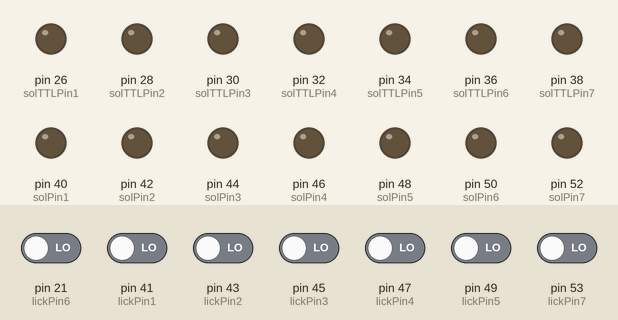
Bench run of a sketch on a simulated Arduino Mega 2560, built with avr-gcc and run on an emulated ATmega2560. Shown: output pins drawn as LEDs (lit = HIGH). The inputs (shaded band) are chosen by the test bench; at power-on: pin 21 (lickPin6), pin 41 (lickPin1), pin 43 (lickPin2), pin 45 (lickPin3), pin 47 (lickPin4), pin 49 (lickPin5), pin 53 (lickPin7) LOW.

Above: at 1.2 s.
1.3 s: pin 21 (lickPin6) driven HIGH
At 2.5 s:
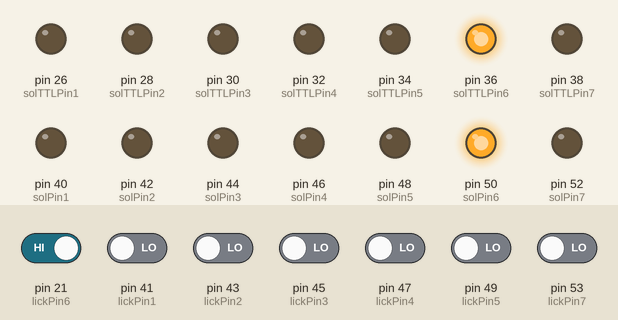
2.8 s: pin 41 (lickPin1) driven HIGH
At 3.8 s:
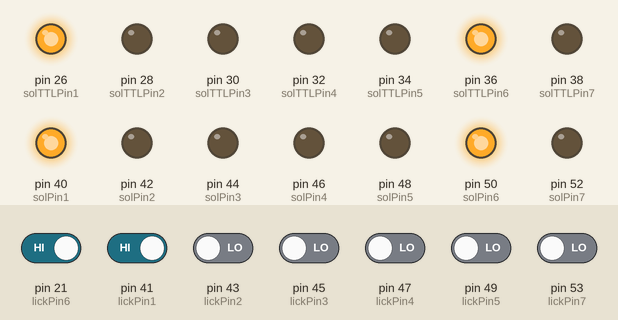
4.3 s: pin 43 (lickPin2) driven HIGH
At 4.9 s:
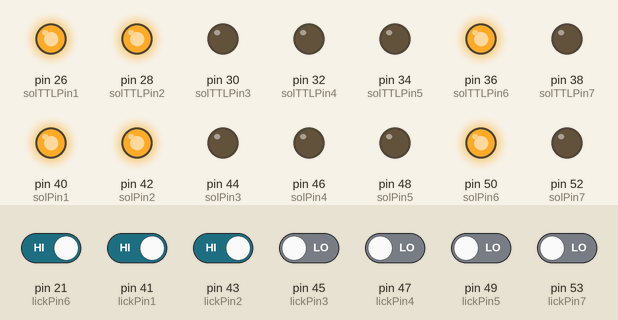
5.8 s: pin 45 (lickPin3) driven HIGH
At 7.0 s:
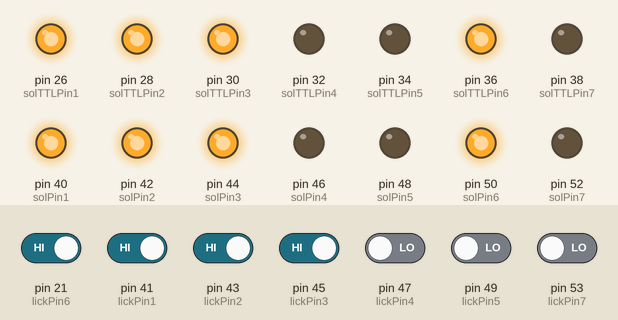
7.3 s: pin 47 (lickPin4) driven HIGH
At 8.4 s:
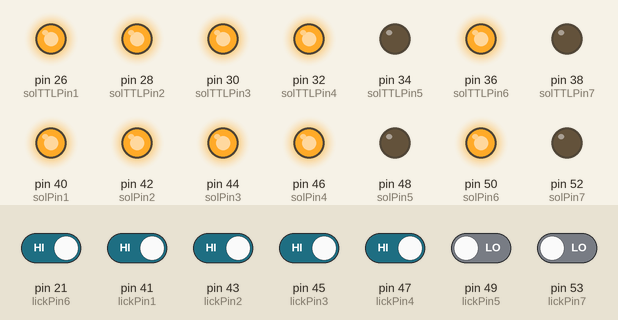
8.8 s: pin 49 (lickPin5) driven HIGH
At 9.5 s:
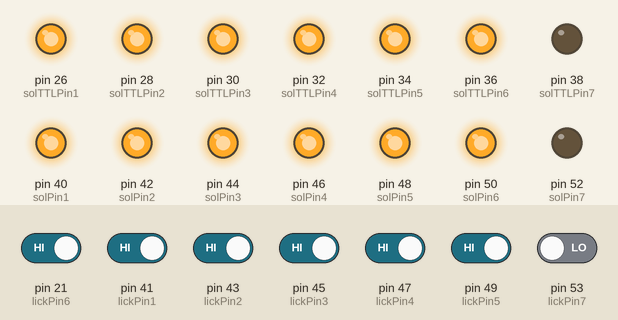
Timing chart, 0 to 11.3 s (numbered marks = the images above; inputs shaded):
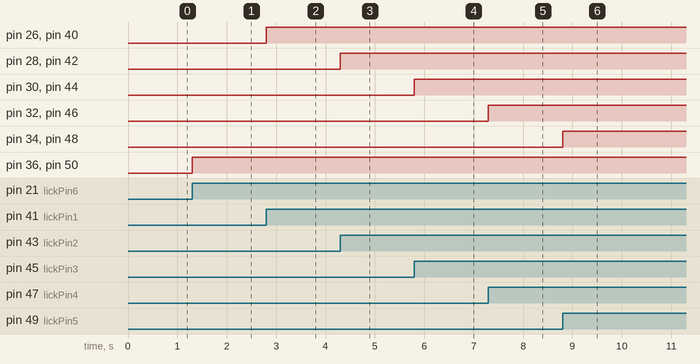

The sketch:

purgeWaterTouch.ino
```cpp
//Solenoid Pins
const int solPin1 = 40; // Ouputpin for close circuit on transistor - #1
const int solPin2 = 42; // Ouputpin for close circuit on transistor - #2
const int solPin3 = 44; // Ouputpin for close circuit on transistor - #3
const int solPin4 = 46; // Ouputpin for close circuit on transistor - #4
const int solPin5 = 48; // Ouputpin for close circuit on transistor - #5
const int solPin6 = 50; // Ouputpin for close circuit on transistor - #6
const int solPin7 = 52; // Ouputpin for close circuit on transistor - #7

//Capacitance pins
const int lickPin1 = 41;  // Input pin for IR #1
const int lickPin2 = 43;  // Input pin for IR #2
const int lickPin3 = 45;  // Input pin for IR #3
const int lickPin4 = 47;  // Input pin for IR #4
const int lickPin5 = 49;  // Input pin for IR #5
const int lickPin6 = 21;  // Input pin for IR #6
const int lickPin7 = 53;  // Input pin for IR #7

//Solenoid Pins
const int solTTLPin1 = 26; // Ouputpin for close circuit on transistor - #1
const int solTTLPin2 = 28; // Ouputpin for close circuit on transistor - #2
const int solTTLPin3 = 30; // Ouputpin for close circuit on transistor - #3
const int solTTLPin4 = 32; // Ouputpin for close circuit on transistor - #4
const int solTTLPin5 = 34; // Ouputpin for close circuit on transistor - #5
const int solTTLPin6 = 36; // Ouputpin for close circuit on transistor - #6
const int solTTLPin7 = 38; // Ouputpin for close circuit on transistor - #7

int lickmeterState1 = 0;
int lickmeterState2 = 0;
int lickmeterState3 = 0;
int lickmeterState4 = 0;
int lickmeterState5 = 0;
int lickmeterState6 = 0;
int lickmeterState7 = 0;

void setup() {
  // put your setup code here, to run once:
  Serial.begin(57600);

  pinMode(lickPin1, INPUT); // set pin as INPUT
  pinMode(lickPin2, INPUT); // set pin as INPUT
  pinMode(lickPin3, INPUT); // set pin as INPUT
  pinMode(lickPin4, INPUT); // set pin as INPUT
  pinMode(lickPin5, INPUT); // set pin as INPUT
  pinMode(lickPin6, INPUT); // set pin as INPUT
  pinMode(lickPin7, INPUT); // set pin as INPUT

  pinMode(solPin1, OUTPUT); // set pin as OUTPUT
  pinMode(solPin2, OUTPUT); // set pin as OUTPUT
  pinMode(solPin3, OUTPUT); // set pin as OUTPUT
  pinMode(solPin4, OUTPUT); // set pin as OUTPUT
  pinMode(solPin5, OUTPUT); // set pin as OUTPUT
  pinMode(solPin6, OUTPUT); // set pin as OUTPUT
  pinMode(solPin7, OUTPUT); // set pin as OUTPUT

  pinMode(solTTLPin1, OUTPUT); // set pin as OUTPUT
  pinMode(solTTLPin2, OUTPUT); // set pin as OUTPUT
  pinMode(solTTLPin3, OUTPUT); // set pin as OUTPUT
  pinMode(solTTLPin4, OUTPUT); // set pin as OUTPUT
  pinMode(solTTLPin5, OUTPUT); // set pin as OUTPUT
  pinMode(solTTLPin6, OUTPUT); // set pin as OUTPUT
  pinMode(solTTLPin7, OUTPUT); // set pin as OUTPUT

  digitalWrite(solPin1, LOW); // OFF
  digitalWrite(solTTLPin1, LOW); // OFF
  digitalWrite(solPin2, LOW); // OFF
  digitalWrite(solTTLPin2, LOW); // OFF
  digitalWrite(solPin3, LOW); // OFF
  digitalWrite(solTTLPin3, LOW); // OFF
  digitalWrite(solPin4, LOW); // OFF
  digitalWrite(solTTLPin4, LOW); // OFF
  digitalWrite(solPin5, LOW); // OFF
  digitalWrite(solTTLPin5, LOW); // OFF
  digitalWrite(solPin6, LOW); // OFF
  digitalWrite(solTTLPin6, LOW); // OFF
  digitalWrite(solPin7, LOW); // OFF
  digitalWrite(solTTLPin7, LOW); // OFF
}

void loop() {

  lickmeterState1 = digitalRead(lickPin1);
  lickmeterState2 = digitalRead(lickPin2);
  lickmeterState3 = digitalRead(lickPin3);
  lickmeterState4 = digitalRead(lickPin4);
  lickmeterState5 = digitalRead(lickPin5);
  lickmeterState6 = digitalRead(lickPin6);
  lickmeterState7 = digitalRead(lickPin7);

   if (lickmeterState1==HIGH){
      digitalWrite(solPin1, HIGH); // ON
      digitalWrite(solTTLPin1, HIGH); // ON
   }else{
      digitalWrite(solPin1, LOW); // ON
      digitalWrite(solTTLPin1, LOW); // ON
   }

   if (lickmeterState2==HIGH){
      digitalWrite(solPin2, HIGH); // ON
      digitalWrite(solTTLPin2, HIGH); // ON
   }else{
      digitalWrite(solPin2, LOW); // ON
      digitalWrite(solTTLPin2, LOW); // ON
   }

   if (lickmeterState3==HIGH){
      digitalWrite(solPin3, HIGH); // ON
      digitalWrite(solTTLPin3, HIGH); // ON
   }else{
      digitalWrite(solPin3, LOW); // ON
      digitalWrite(solTTLPin3, LOW); // ON
   }

   if (lickmeterState4==HIGH){
      digitalWrite(solPin4, HIGH); // ON
      digitalWrite(solTTLPin4, HIGH); // ON
   }else{
      digitalWrite(solPin4, LOW); // ON
      digitalWrite(solTTLPin4, LOW); // ON
   }

   if (lickmeterState5==HIGH){
      digitalWrite(solPin5, HIGH); // ON
      digitalWrite(solTTLPin5, HIGH); // ON
   }else{
      digitalWrite(solPin5, LOW); // ON
      digitalWrite(solTTLPin5, LOW); // ON
   }

   if (lickmeterState6==HIGH){
      digitalWrite(solPin6, HIGH); // ON
      digitalWrite(solTTLPin6, HIGH); // ON
   }else{
      digitalWrite(solPin6, LOW); // ON
      digitalWrite(solTTLPin6, LOW); // ON
   }

   if (lickmeterState7==HIGH){
      digitalWrite(solPin7, HIGH); // ON
      digitalWrite(solTTLPin7, HIGH); // ON
   }else{
      digitalWrite(solPin7, LOW); // ON
      digitalWrite(solTTLPin7, LOW); // ON
   }
}
```

Measured:
- after the input at 1.3 s, pin 36 (solTTLPin6), pin 50 (solPin6): LOW → HIGH at once
- after the input at 2.8 s, pin 26 (solTTLPin1), pin 40 (solPin1): LOW → HIGH at once
- after the input at 4.3 s, pin 28 (solTTLPin2), pin 42 (solPin2): LOW → HIGH at once
- after the input at 5.8 s, pin 30 (solTTLPin3), pin 44 (solPin3): LOW → HIGH at once
- after the input at 7.3 s, pin 32 (solTTLPin4), pin 46 (solPin4): LOW → HIGH at once
- after the input at 8.8 s, pin 34 (solTTLPin5), pin 48 (solPin5): LOW → HIGH at once
